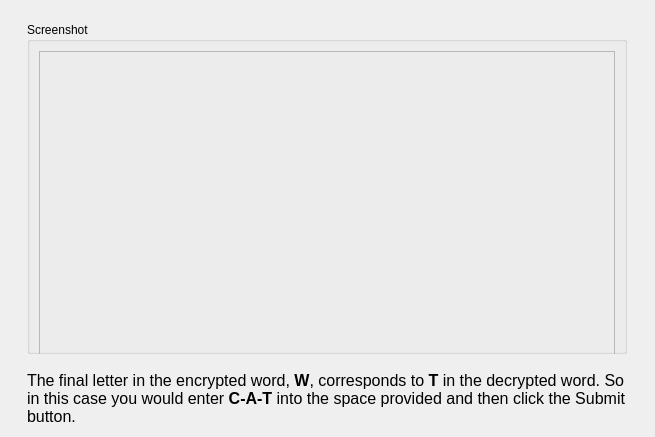
<?xml version="1.0" encoding="UTF-8"?>
<ui version="4.0">
 <class>InstructionScreen7</class>
 <widget class="QWidget" name="InstructionScreen7">
  <property name="geometry">
   <rect>
    <x>0</x>
    <y>0</y>
    <width>655</width>
    <height>437</height>
   </rect>
  </property>
  <property name="windowTitle">
   <string>Form</string>
  </property>
  <layout class="QHBoxLayout" name="horizontalLayout">
   <item>
    <spacer name="horizontalSpacer">
     <property name="orientation">
      <enum>Qt::Horizontal</enum>
     </property>
     <property name="sizeHint" stdset="0">
      <size>
       <width>74</width>
       <height>20</height>
      </size>
     </property>
    </spacer>
   </item>
   <item>
    <layout class="QVBoxLayout" name="verticalLayout">
     <item>
      <spacer name="verticalSpacer">
       <property name="orientation">
        <enum>Qt::Vertical</enum>
       </property>
       <property name="sizeHint" stdset="0">
        <size>
         <width>20</width>
         <height>40</height>
        </size>
       </property>
      </spacer>
     </item>
     <item>
      <widget class="QGroupBox" name="groupBox">
       <property name="minimumSize">
        <size>
         <width>0</width>
         <height>100</height>
        </size>
       </property>
       <property name="title">
        <string>Screenshot</string>
       </property>
       <layout class="QVBoxLayout" name="verticalLayout_2">
        <item>
         <widget class="QFrame" name="frame">
          <property name="sizePolicy">
           <sizepolicy hsizetype="Preferred" vsizetype="Preferred">
            <horstretch>0</horstretch>
            <verstretch>0</verstretch>
           </sizepolicy>
          </property>
          <property name="minimumSize">
           <size>
            <width>550</width>
            <height>320</height>
           </size>
          </property>
          <property name="frameShape">
           <enum>QFrame::StyledPanel</enum>
          </property>
          <property name="frameShadow">
           <enum>QFrame::Raised</enum>
          </property>
          <layout class="QHBoxLayout" name="horizontalLayout_2"/>
         </widget>
        </item>
       </layout>
      </widget>
     </item>
     <item>
      <spacer name="verticalSpacer_2">
       <property name="orientation">
        <enum>Qt::Vertical</enum>
       </property>
       <property name="sizeHint" stdset="0">
        <size>
         <width>20</width>
         <height>40</height>
        </size>
       </property>
      </spacer>
     </item>
     <item>
      <widget class="QLabel" name="label">
       <property name="sizePolicy">
        <sizepolicy hsizetype="Preferred" vsizetype="Preferred">
         <horstretch>0</horstretch>
         <verstretch>0</verstretch>
        </sizepolicy>
       </property>
       <property name="minimumSize">
        <size>
         <width>600</width>
         <height>0</height>
        </size>
       </property>
       <property name="font">
        <font>
         <pointsize>12</pointsize>
        </font>
       </property>
       <property name="text">
        <string>&lt;!DOCTYPE HTML PUBLIC &quot;-//W3C//DTD HTML 4.0//EN&quot; &quot;http://www.w3.org/TR/REC-html40/strict.dtd&quot;&gt;
&lt;html&gt;&lt;head&gt;&lt;meta name=&quot;qrichtext&quot; content=&quot;1&quot; /&gt;&lt;style type=&quot;text/css&quot;&gt;
p, li { white-space: pre-wrap; }
&lt;/style&gt;&lt;/head&gt;&lt;body style=&quot; font-family:'MS Shell Dlg 2'; font-size:12pt; font-weight:400; font-style:normal;&quot;&gt;
&lt;p style=&quot; margin-top:12px; margin-bottom:12px; margin-left:0px; margin-right:0px; -qt-block-indent:0; text-indent:0px;&quot;&gt;The final letter in the encrypted word, &lt;span style=&quot; font-weight:600;&quot;&gt;W&lt;/span&gt;, corresponds to &lt;span style=&quot; font-weight:600;&quot;&gt;T&lt;/span&gt; in the decrypted word. So in this case you would enter &lt;span style=&quot; font-weight:600;&quot;&gt;C-A-T&lt;/span&gt; into the space provided and then click the Submit button.&lt;/p&gt;&lt;/body&gt;&lt;/html&gt;</string>
       </property>
       <property name="wordWrap">
        <bool>true</bool>
       </property>
      </widget>
     </item>
    </layout>
   </item>
   <item>
    <spacer name="horizontalSpacer_2">
     <property name="orientation">
      <enum>Qt::Horizontal</enum>
     </property>
     <property name="sizeHint" stdset="0">
      <size>
       <width>74</width>
       <height>20</height>
      </size>
     </property>
    </spacer>
   </item>
  </layout>
 </widget>
 <resources/>
 <connections/>
</ui>
